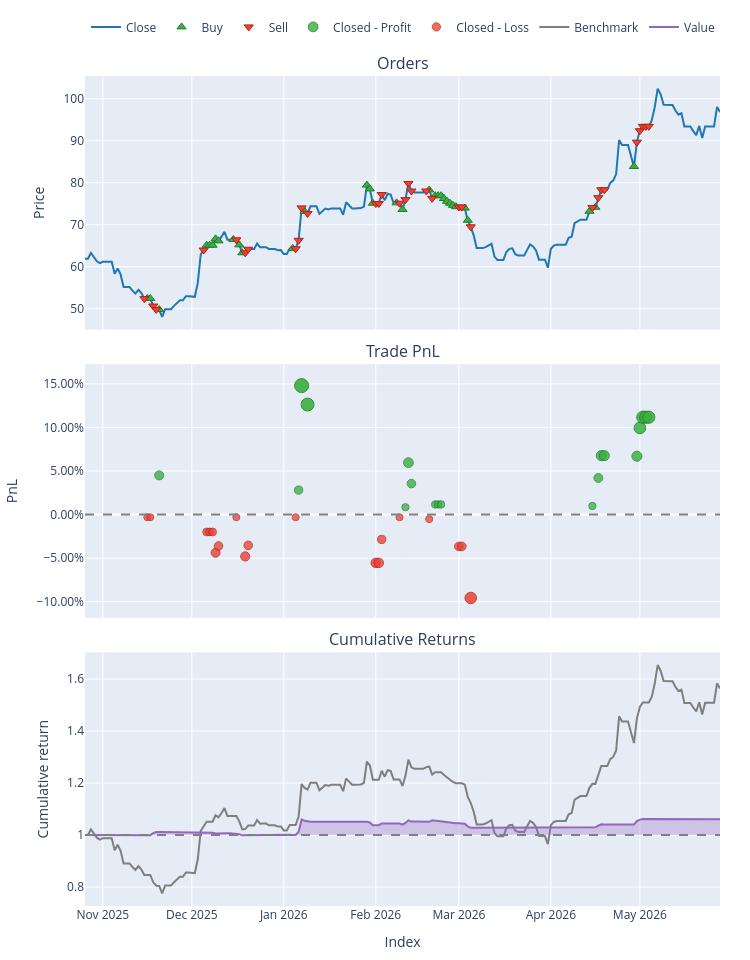

The code cell stored with this chart in its notebook:
### Code cell
pf = vbt.Portfolio.from_orders(
  close     = close_test,
  size      = weights_daily,
  size_type = 'targetpercent',
  fees      = 0.001,      # 10 bps one-way commission
  slippage  = 0.0005,     # 5 bps market impact
  freq      = '1D',
)

print(pf.stats())
# pf.plot(column=chosen[0]).show()

# turnover per year — proxy for tax drag
daily_turnover = weights_daily.diff().abs().sum(axis=1)
print(f"Ann. turnover: {daily_turnover.sum() / (len(test_dates)/252):.1%}")

### Figure 1 — Plotly figure (JSON) as saved in the notebook; plotly's stock layout.template omitted (floating-point values rounded to 4 significant figures; data arrays with more than 128 entries replaced by an {"elided": "..."} marker saying what was removed)
{"data": [{"legendgroup": "0", "line": {"color": "#1f77b4"}, "mode": "lines", "name": "Close", "showlegend": true, "type": "scatter", "x": {"elided": "215 str values"}, "xaxis": "x", "y": {"elided": "215 float values"}, "yaxis": "y"}, {"customdata": {"elided": "32x5 mixed values"}, "hovertemplate": "<br>Order Id: %{customdata[0]}\n<br>Index: %{customdata[1]}\n<br>Size: %{customdata[2]:,}\n<br>Price: %{customdata[3]:,}\n<br>Fees: %{customdata[4]:,}", "legendgroup": "1", "marker": {"color": "#37B13F", "line": {"color": "rgb(38,123,44)", "width": 1}, "size": 8, "symbol": "triangle-up"}, "mode": "markers", "name": "Buy", "type": "scatter", "x": ["2025-11-16T00:00:00+00:00", "2025-11-17T00:00:00+00:00", "2025-11-20T00:00:00+00:00", "2025-12-06T00:00:00+00:00", "2025-12-07T00:00:00+00:00", "2025-12-08T00:00:00+00:00", "2025-12-09T00:00:00+00:00", "2025-12-10T00:00:00+00:00", "2025-12-15T00:00:00+00:00", "2025-12-17T00:00:00+00:00", "2025-12-18T00:00:00+00:00", "2026-01-04T00:00:00+00:00", "2026-01-08T00:00:00+00:00", "2026-01-29T00:00:00+00:00", "2026-01-30T00:00:00+00:00", "2026-01-31T00:00:00+00:00", "2026-02-08T00:00:00+00:00", "2026-02-10T00:00:00+00:00", "2026-02-19T00:00:00+00:00", "2026-02-21T00:00:00+00:00", "2026-02-22T00:00:00+00:00", "2026-02-23T00:00:00+00:00", "2026-02-24T00:00:00+00:00", "2026-02-25T00:00:00+00:00", "2026-02-26T00:00:00+00:00", "2026-02-27T00:00:00+00:00", "2026-02-28T00:00:00+00:00", "2026-03-03T00:00:00+00:00", "2026-03-04T00:00:00+00:00", "2026-04-14T00:00:00+00:00", "2026-04-16T00:00:00+00:00", "2026-04-29T00:00:00+00:00"], "xaxis": "x", "y": [52.45, 52.45, 49.83, 65.13, 65.13, 65.13, 66.65, 66.16, 66.49, 65.22, 63.33, 64.36, 73.18, 79.45, 78.54, 75.14, 75.23, 73.64, 78.29, 76.93, 76.93, 76.93, 76.26, 75.59, 75.13, 74.63, 74.3, 73.98, 71.07, 73.22, 74.16, 83.88], "yaxis": "y"}, {"customdata": {"elided": "32x5 mixed values"}, "hovertemplate": "<br>Order Id: %{customdata[0]}\n<br>Index: %{customdata[1]}\n<br>Size: %{customdata[2]:,}\n<br>Price: %{customdata[3]:,}\n<br>Fees: %{customdata[4]:,}", "legendgroup": "2", "marker": {"color": "#EA4335", "line": {"color": "rgb(181,31,18)", "width": 1}, "size": 8, "symbol": "triangle-down"}, "mode": "markers", "name": "Sell", "type": "scatter", "x": ["2025-11-15T00:00:00+00:00", "2025-11-18T00:00:00+00:00", "2025-11-19T00:00:00+00:00", "2025-12-05T00:00:00+00:00", "2025-12-16T00:00:00+00:00", "2025-12-19T00:00:00+00:00", "2025-12-20T00:00:00+00:00", "2026-01-05T00:00:00+00:00", "2026-01-06T00:00:00+00:00", "2026-01-07T00:00:00+00:00", "2026-01-09T00:00:00+00:00", "2026-02-01T00:00:00+00:00", "2026-02-02T00:00:00+00:00", "2026-02-03T00:00:00+00:00", "2026-02-09T00:00:00+00:00", "2026-02-11T00:00:00+00:00", "2026-02-12T00:00:00+00:00", "2026-02-13T00:00:00+00:00", "2026-02-18T00:00:00+00:00", "2026-02-20T00:00:00+00:00", "2026-03-01T00:00:00+00:00", "2026-03-02T00:00:00+00:00", "2026-03-05T00:00:00+00:00", "2026-04-15T00:00:00+00:00", "2026-04-17T00:00:00+00:00", "2026-04-18T00:00:00+00:00", "2026-04-19T00:00:00+00:00", "2026-04-30T00:00:00+00:00", "2026-05-01T00:00:00+00:00", "2026-05-02T00:00:00+00:00", "2026-05-03T00:00:00+00:00", "2026-05-04T00:00:00+00:00"], "xaxis": "x", "y": [52.4, 50.66, 49.84, 63.99, 66.42, 63.34, 64.18, 64.29, 66.3, 74.02, 72.7, 75.06, 75.06, 77.2, 75.15, 75.99, 79.84, 78.03, 78.05, 76.29, 74.23, 74.23, 69.52, 74.09, 76.45, 78.33, 78.33, 89.67, 92.4, 93.43, 93.43, 93.43], "yaxis": "y"}, {"customdata": [["2", "0", "2025-11-20 00:00:00+00:00", 1.164, 0.04501], ["12", "3", "2026-01-06 00:00:00+00:00", 0.02047, 0.02816], ["13", "3", "2026-01-07 00:00:00+00:00", 0.3642, 0.148], ["14", "3", "2026-01-09 00:00:00+00:00", 4.693, 0.1263], ["19", "5", "2026-02-11 00:00:00+00:00", 0.004522, 0.008524], ["20", "5", "2026-02-12 00:00:00+00:00", 0.04657, 0.05962], ["21", "5", "2026-02-13 00:00:00+00:00", 0.6882, 0.03558], ["23", "6", "2026-02-21 00:00:00+00:00", 0.002466, 0.01169], ["24", "6", "2026-02-22 00:00:00+00:00", 8.082e-07, 0.01169], ["25", "6", "2026-02-23 00:00:00+00:00", 0.2733, 0.01169], ["29", "8", "2026-04-15 00:00:00+00:00", 0.002079, 0.009892], ["30", "8", "2026-04-17 00:00:00+00:00", 0.02066, 0.04205], ["31", "8", "2026-04-18 00:00:00+00:00", 0.02515, 0.06769], ["32", "8", "2026-04-19 00:00:00+00:00", 1.273, 0.06769], ["33", "9", "2026-04-30 00:00:00+00:00", 0.06699, 0.067], ["34", "9", "2026-05-01 00:00:00+00:00", 0.04215, 0.09945], ["35", "9", "2026-05-02 00:00:00+00:00", 0.01735, 0.1118], ["36", "9", "2026-05-03 00:00:00+00:00", 4.611e-06, 0.1118], ["37", "9", "2026-05-04 00:00:00+00:00", 1.886, 0.1118]], "hovertemplate": "<br>Exit Trade Id: %{customdata[0]}\n<br>Position Id: %{customdata[1]}\n<br>Exit Index: %{customdata[2]}\n<br>PnL: %{customdata[3]:,}\n<br>Return: %{customdata[4]:,%}", "legendgroup": "3", "marker": {"color": "#37B13F", "line": {"color": "rgb(38,123,44)", "width": 1}, "opacity": [0.7935, 0.776, 0.9, 0.8775, 0.7557, 0.8086, 0.7837, 0.759, 0.759, 0.759, 0.7571, 0.7904, 0.8169, 0.8169, 0.8162, 0.8498, 0.8625, 0.8625, 0.8625], "size": [9.028, 8.214, 14.0, 12.95, 7.267, 9.733, 8.573, 7.42, 7.42, 7.42, 7.333, 8.885, 10.12, 10.12, 10.09, 11.66, 12.25, 12.25, 12.25], "symbol": "circle"}, "mode": "markers", "name": "Closed - Profit", "type": "scatter", "x": ["2025-11-20T00:00:00+00:00", "2026-01-06T00:00:00+00:00", "2026-01-07T00:00:00+00:00", "2026-01-09T00:00:00+00:00", "2026-02-11T00:00:00+00:00", "2026-02-12T00:00:00+00:00", "2026-02-13T00:00:00+00:00", "2026-02-21T00:00:00+00:00", "2026-02-22T00:00:00+00:00", "2026-02-23T00:00:00+00:00", "2026-04-15T00:00:00+00:00", "2026-04-17T00:00:00+00:00", "2026-04-18T00:00:00+00:00", "2026-04-19T00:00:00+00:00", "2026-04-30T00:00:00+00:00", "2026-05-01T00:00:00+00:00", "2026-05-02T00:00:00+00:00", "2026-05-03T00:00:00+00:00", "2026-05-04T00:00:00+00:00"], "xaxis": "x2", "y": [0.04501, 0.02816, 0.148, 0.1263, 0.008524, 0.05962, 0.03558, 0.01169, 0.01169, 0.01169, 0.009892, 0.04205, 0.06769, 0.06769, 0.067, 0.09945, 0.1118, 0.1118, 0.1118], "yaxis": "y2"}, {"customdata": [["0", "0", "2025-11-16 00:00:00+00:00", -2.675e-05, -0.003002], ["1", "0", "2025-11-17 00:00:00+00:00", -9.791e-09, -0.003002], ["3", "1", "2025-12-06 00:00:00+00:00", -0.005365, -0.01988], ["4", "1", "2025-12-07 00:00:00+00:00", -1.126e-06, -0.01988], ["5", "1", "2025-12-08 00:00:00+00:00", -2.363e-10, -0.01988], ["6", "1", "2025-12-09 00:00:00+00:00", -0.01581, -0.04372], ["7", "1", "2025-12-10 00:00:00+00:00", -0.4861, -0.03598], ["8", "2", "2025-12-16 00:00:00+00:00", -1.077e-05, -0.002999], ["9", "2", "2025-12-19 00:00:00+00:00", -0.0007202, -0.04795], ["10", "2", "2025-12-20 00:00:00+00:00", -0.5696, -0.0353], ["11", "3", "2026-01-05 00:00:00+00:00", -7.209e-05, -0.002999], ["15", "4", "2026-02-01 00:00:00+00:00", -1.651e-05, -0.05538], ["16", "4", "2026-02-02 00:00:00+00:00", -5.748e-09, -0.05538], ["17", "4", "2026-02-03 00:00:00+00:00", -0.7248, -0.02848], ["18", "5", "2026-02-09 00:00:00+00:00", -1.777e-05, -0.002999], ["22", "6", "2026-02-19 00:00:00+00:00", -0.0003488, -0.005159], ["26", "7", "2026-03-01 00:00:00+00:00", -1.23e-06, -0.03652], ["27", "7", "2026-03-02 00:00:00+00:00", -4.624e-10, -0.03652], ["28", "7", "2026-03-05 00:00:00+00:00", -2.676, -0.09562]], "hovertemplate": "<br>Exit Trade Id: %{customdata[0]}\n<br>Position Id: %{customdata[1]}\n<br>Exit Index: %{customdata[2]}\n<br>PnL: %{customdata[3]:,}\n<br>Return: %{customdata[4]:,%}", "legendgroup": "4", "marker": {"color": "#EA4335", "line": {"color": "rgb(181,31,18)", "width": 1}, "opacity": [0.75, 0.75, 0.7675, 0.7675, 0.7675, 0.7921, 0.7841, 0.75, 0.7965, 0.7834, 0.75, 0.8042, 0.8042, 0.7764, 0.75, 0.7522, 0.7847, 0.7847, 0.8458], "size": [7.0, 7.0, 7.815, 7.815, 7.815, 8.966, 8.592, 7.0, 9.17, 8.559, 7.0, 9.529, 9.529, 8.23, 7.0, 7.104, 8.618, 8.618, 11.47], "symbol": "circle"}, "mode": "markers", "name": "Closed - Loss", "type": "scatter", "x": ["2025-11-16T00:00:00+00:00", "2025-11-17T00:00:00+00:00", "2025-12-06T00:00:00+00:00", "2025-12-07T00:00:00+00:00", "2025-12-08T00:00:00+00:00", "2025-12-09T00:00:00+00:00", "2025-12-10T00:00:00+00:00", "2025-12-16T00:00:00+00:00", "2025-12-19T00:00:00+00:00", "2025-12-20T00:00:00+00:00", "2026-01-05T00:00:00+00:00", "2026-02-01T00:00:00+00:00", "2026-02-02T00:00:00+00:00", "2026-02-03T00:00:00+00:00", "2026-02-09T00:00:00+00:00", "2026-02-19T00:00:00+00:00", "2026-03-01T00:00:00+00:00", "2026-03-02T00:00:00+00:00", "2026-03-05T00:00:00+00:00"], "xaxis": "x2", "y": [-0.003002, -0.003002, -0.01988, -0.01988, -0.01988, -0.04372, -0.03598, -0.002999, -0.04795, -0.0353, -0.002999, -0.05538, -0.05538, -0.02848, -0.002999, -0.005159, -0.03652, -0.03652, -0.09562], "yaxis": "y2"}, {"legendgroup": "5", "line": {"color": "#7f7f7f"}, "mode": "lines", "name": "Benchmark", "showlegend": true, "type": "scatter", "x": {"elided": "215 str values"}, "xaxis": "x3", "y": {"elided": "215 float values"}, "yaxis": "y3"}, {"hoverinfo": "skip", "line": {"color": "rgba(0, 0, 0, 0)", "width": 0}, "mode": "lines", "opacity": 0, "showlegend": false, "type": "scatter", "x": {"elided": "215 str values"}, "xaxis": "x3", "y": {"elided": "215 int values"}, "yaxis": "y3"}, {"connectgaps": false, "fill": "tonexty", "fillcolor": "rgba(148,103,189,0.3000)", "hoverinfo": "skip", "line": {"color": "rgba(0, 0, 0, 0)", "width": 0}, "mode": "lines", "opacity": 0, "showlegend": false, "type": "scatter", "x": {"elided": "215 str values"}, "xaxis": "x3", "y": {"elided": "215 float values"}, "yaxis": "y3"}, {"hoverinfo": "skip", "line": {"color": "rgba(0, 0, 0, 0)", "width": 0}, "mode": "lines", "opacity": 0, "showlegend": false, "type": "scatter", "x": {"elided": "215 str values"}, "xaxis": "x3", "y": {"elided": "215 int values"}, "yaxis": "y3"}, {"connectgaps": false, "fill": "tonexty", "fillcolor": "rgba(220,57,18,0.3000)", "hoverinfo": "skip", "line": {"color": "rgba(0, 0, 0, 0)", "width": 0}, "mode": "lines", "opacity": 0, "showlegend": false, "type": "scatter", "x": {"elided": "215 str values"}, "xaxis": "x3", "y": {"elided": "215 float values"}, "yaxis": "y3"}, {"legendgroup": "6", "line": {"color": "#9467bd"}, "mode": "lines", "name": "Value", "showlegend": true, "type": "scatter", "x": {"elided": "215 str values"}, "xaxis": "x3", "y": {"elided": "215 float values"}, "yaxis": "y3"}, {"hoverinfo": "skip", "line": {"color": "rgba(0, 0, 0, 0)", "width": 0}, "mode": "lines", "opacity": 0, "showlegend": false, "type": "scatter", "x": {"elided": "215 str values"}, "xaxis": "x3", "y": {"elided": "215 int values"}, "yaxis": "y3"}], "layout": {"annotations": [{"font": {"size": 16}, "showarrow": false, "text": "Orders", "x": 0.5, "xanchor": "center", "xref": "paper", "y": 1, "yanchor": "bottom", "yref": "paper"}, {"font": {"size": 16}, "showarrow": false, "text": "Trade PnL", "x": 0.5, "xanchor": "center", "xref": "paper", "y": 0.6528, "yanchor": "bottom", "yref": "paper"}, {"font": {"size": 16}, "showarrow": false, "text": "Cumulative Returns", "x": 0.5, "xanchor": "center", "xref": "paper", "y": 0.3056, "yanchor": "bottom", "yref": "paper"}], "height": 960, "legend": {"orientation": "h", "traceorder": "normal", "x": 1, "xanchor": "right", "y": 1.042, "yanchor": "bottom"}, "margin": {"b": 30, "l": 30, "r": 30, "t": 30}, "shapes": [{"line": {"color": "gray", "dash": "dash"}, "type": "line", "x0": 0, "x1": 1, "xref": "paper", "y0": 0, "y1": 0, "yref": "y2"}, {"line": {"color": "gray", "dash": "dash"}, "type": "line", "x0": 0, "x1": 1, "xref": "paper", "y0": 1, "y1": 1, "yref": "y3"}], "showlegend": true, "width": 750, "xaxis": {"anchor": "y", "domain": [0, 1], "matches": "x3", "showticklabels": false, "title": {}}, "xaxis2": {"anchor": "y2", "domain": [0, 1], "matches": "x3", "showticklabels": false, "title": {}}, "xaxis3": {"anchor": "y3", "domain": [0, 1], "title": {"text": "Index"}}, "yaxis": {"anchor": "x", "domain": [0.6944, 1], "title": {"text": "Price"}}, "yaxis2": {"anchor": "x2", "domain": [0.3472, 0.6528], "tickformat": ".2%", "title": {"text": "PnL"}}, "yaxis3": {"anchor": "x3", "domain": [0, 0.3056], "title": {"text": "Cumulative return"}}}}
